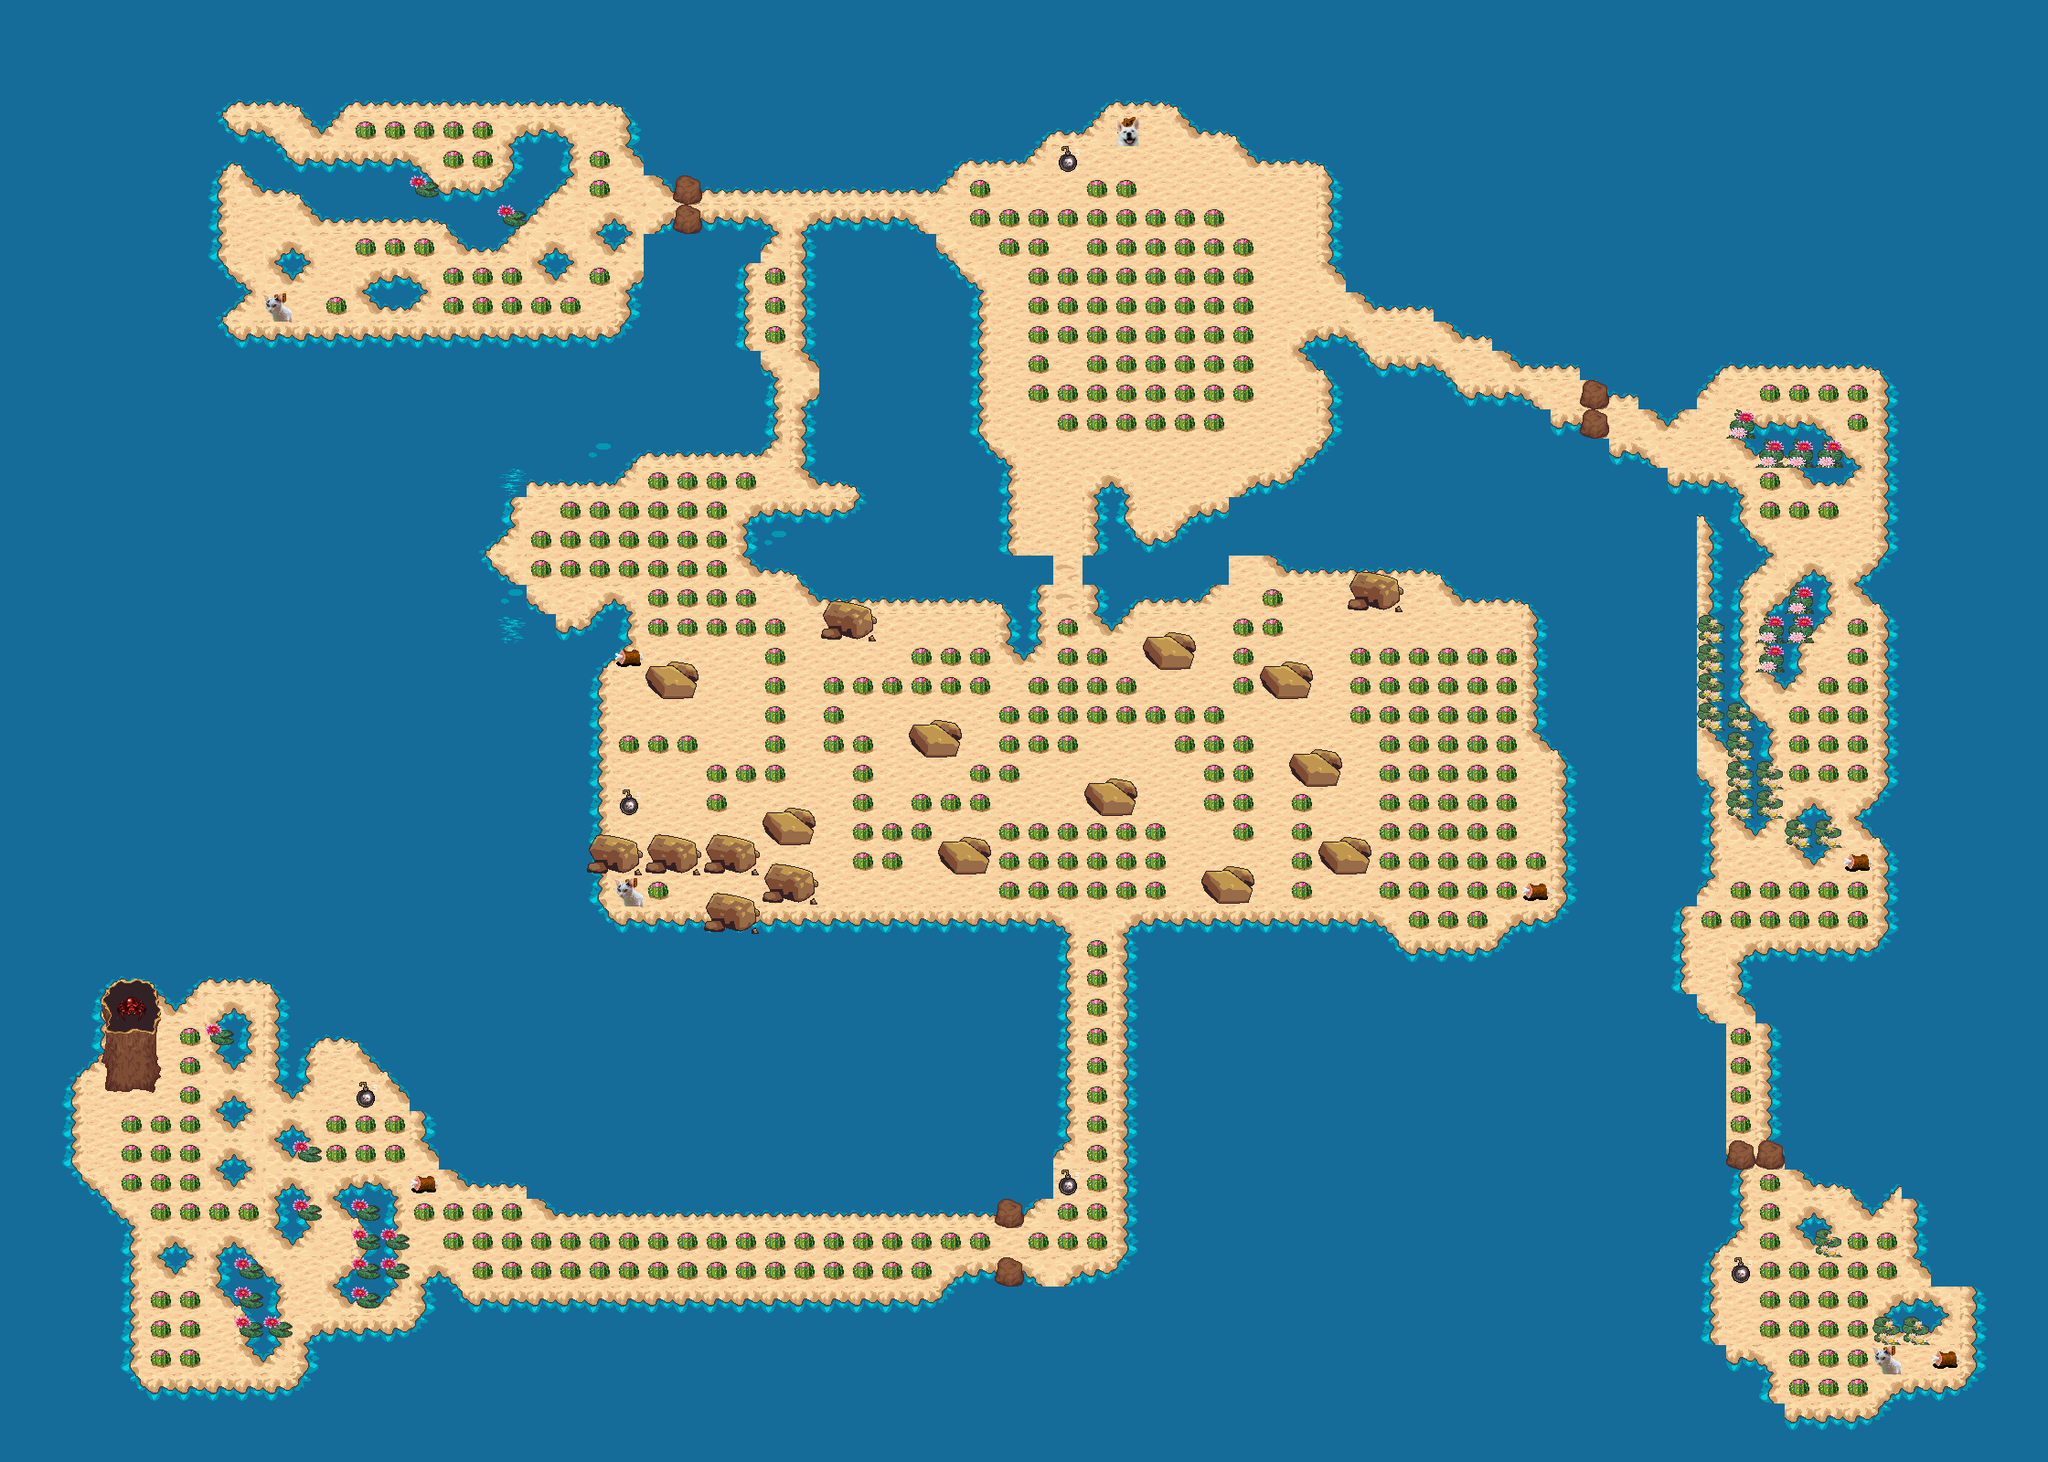

This is a level from a 2D game, rendered from its Tiled map with the project's own tilesets. A one-line summary and the map file follow, with tile-layer data summarised:
An orthogonal 70x50 tile map with 32x32 px tiles, 6 tile layers (Ground, Ground2, Frame, Dekor, ...).

<map version="1.9" tiledversion="1.9.0" orientation="orthogonal" renderorder="right-down" width="70" height="50" tilewidth="32" tileheight="32" infinite="0" nextlayerid="7" nextobjectid="1">
 <editorsettings>
  <export target="../src/main/resources/maps/TheOcean.tmj" format="json" />
 </editorsettings>
 <properties>
  <property name="Description">Oh no! The ocean and CATS! And Spiders!
The dog can't swim. At least not in salty water, because it simply tastes
 terrible. - Be aware of the spiders. And be aware of the cats. 
There are MANY grumpy cats in this level! And MANY spiders!</property>
  <property name="Name" value="The ocean world" />
 </properties>
 <tileset firstgid="1" source="Terrain.tsx" />
 <layer id="1" name="Ground" width="70" height="50">
  <data>[3500 cells, 1447 non-empty, 22 distinct tile ids]</data>
 </layer>
 <layer id="6" name="Ground2" width="70" height="50">
  <data>[3500 cells, 42 non-empty, 5 distinct tile ids]</data>
 </layer>
 <layer id="2" name="Frame" width="70" height="50">
  <data>[3500 cells, 2206 non-empty, 13 distinct tile ids]</data>
 </layer>
 <layer id="3" name="Dekor" width="70" height="50">
  <data>[3500 cells, 15 non-empty, 15 distinct tile ids]</data>
 </layer>
 <layer id="4" name="Bonus" width="70" height="50">
  <data>[3500 cells, 416 non-empty, 3 distinct tile ids]</data>
 </layer>
 <layer id="5" name="Persons" width="70" height="50">
  <properties>
   <property name="enemyEmitterActive" type="bool" value="true" />
   <property name="enemyNumEmitting" type="int" value="10" />
   <property name="enemyTimeEmitting" type="int" value="7000" />
  </properties>
  <data>[3500 cells, 5 non-empty, 3 distinct tile ids]</data>
 </layer>
</map>
